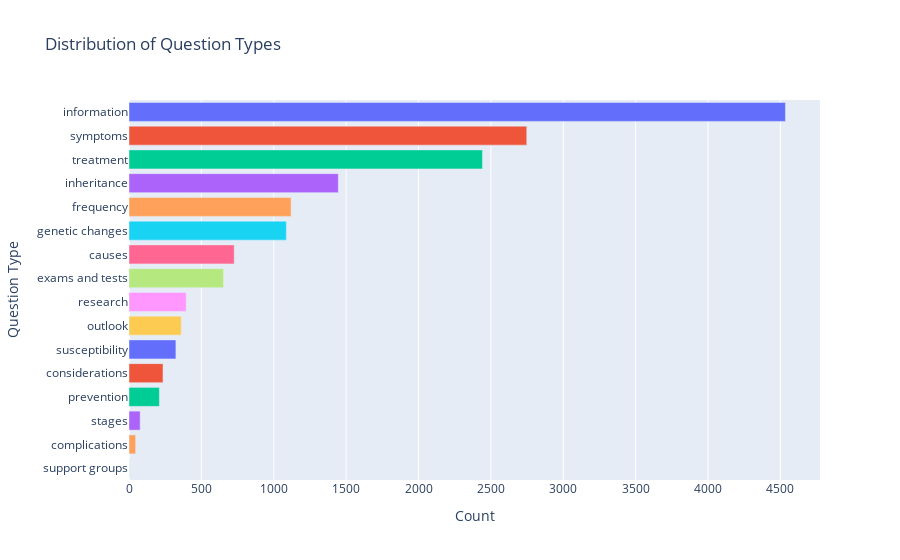

Here is the notebook cell this chart was saved with:
### Code cell
fig = px.bar(
    df["qtype"].value_counts().reset_index(),
    x="count",
    y="qtype",
    orientation="h",
    color="qtype",
    title="Distribution of Question Types",
    labels={"qtype":"Question Type", "count":"Count"}
)
fig.update_layout(showlegend=False)
fig.show()

### Figure 1 — Plotly figure (JSON) as saved in the notebook; plotly's stock layout.template omitted (floating-point values rounded to 4 significant figures)
{"data": [{"hovertemplate": "Question Type=%{y}<br>Count=%{x}<extra></extra>", "legendgroup": "information", "marker": {"color": "#636efa", "pattern": {"shape": ""}}, "name": "information", "orientation": "h", "showlegend": true, "textposition": "auto", "type": "bar", "x": [4535], "xaxis": "x", "y": ["information"], "yaxis": "y"}, {"hovertemplate": "Question Type=%{y}<br>Count=%{x}<extra></extra>", "legendgroup": "symptoms", "marker": {"color": "#EF553B", "pattern": {"shape": ""}}, "name": "symptoms", "orientation": "h", "showlegend": true, "textposition": "auto", "type": "bar", "x": [2748], "xaxis": "x", "y": ["symptoms"], "yaxis": "y"}, {"hovertemplate": "Question Type=%{y}<br>Count=%{x}<extra></extra>", "legendgroup": "treatment", "marker": {"color": "#00cc96", "pattern": {"shape": ""}}, "name": "treatment", "orientation": "h", "showlegend": true, "textposition": "auto", "type": "bar", "x": [2442], "xaxis": "x", "y": ["treatment"], "yaxis": "y"}, {"hovertemplate": "Question Type=%{y}<br>Count=%{x}<extra></extra>", "legendgroup": "inheritance", "marker": {"color": "#ab63fa", "pattern": {"shape": ""}}, "name": "inheritance", "orientation": "h", "showlegend": true, "textposition": "auto", "type": "bar", "x": [1446], "xaxis": "x", "y": ["inheritance"], "yaxis": "y"}, {"hovertemplate": "Question Type=%{y}<br>Count=%{x}<extra></extra>", "legendgroup": "frequency", "marker": {"color": "#FFA15A", "pattern": {"shape": ""}}, "name": "frequency", "orientation": "h", "showlegend": true, "textposition": "auto", "type": "bar", "x": [1120], "xaxis": "x", "y": ["frequency"], "yaxis": "y"}, {"hovertemplate": "Question Type=%{y}<br>Count=%{x}<extra></extra>", "legendgroup": "genetic changes", "marker": {"color": "#19d3f3", "pattern": {"shape": ""}}, "name": "genetic changes", "orientation": "h", "showlegend": true, "textposition": "auto", "type": "bar", "x": [1087], "xaxis": "x", "y": ["genetic changes"], "yaxis": "y"}, {"hovertemplate": "Question Type=%{y}<br>Count=%{x}<extra></extra>", "legendgroup": "causes", "marker": {"color": "#FF6692", "pattern": {"shape": ""}}, "name": "causes", "orientation": "h", "showlegend": true, "textposition": "auto", "type": "bar", "x": [727], "xaxis": "x", "y": ["causes"], "yaxis": "y"}, {"hovertemplate": "Question Type=%{y}<br>Count=%{x}<extra></extra>", "legendgroup": "exams and tests", "marker": {"color": "#B6E880", "pattern": {"shape": ""}}, "name": "exams and tests", "orientation": "h", "showlegend": true, "textposition": "auto", "type": "bar", "x": [653], "xaxis": "x", "y": ["exams and tests"], "yaxis": "y"}, {"hovertemplate": "Question Type=%{y}<br>Count=%{x}<extra></extra>", "legendgroup": "research", "marker": {"color": "#FF97FF", "pattern": {"shape": ""}}, "name": "research", "orientation": "h", "showlegend": true, "textposition": "auto", "type": "bar", "x": [395], "xaxis": "x", "y": ["research"], "yaxis": "y"}, {"hovertemplate": "Question Type=%{y}<br>Count=%{x}<extra></extra>", "legendgroup": "outlook", "marker": {"color": "#FECB52", "pattern": {"shape": ""}}, "name": "outlook", "orientation": "h", "showlegend": true, "textposition": "auto", "type": "bar", "x": [361], "xaxis": "x", "y": ["outlook"], "yaxis": "y"}, {"hovertemplate": "Question Type=%{y}<br>Count=%{x}<extra></extra>", "legendgroup": "susceptibility", "marker": {"color": "#636efa", "pattern": {"shape": ""}}, "name": "susceptibility", "orientation": "h", "showlegend": true, "textposition": "auto", "type": "bar", "x": [324], "xaxis": "x", "y": ["susceptibility"], "yaxis": "y"}, {"hovertemplate": "Question Type=%{y}<br>Count=%{x}<extra></extra>", "legendgroup": "considerations", "marker": {"color": "#EF553B", "pattern": {"shape": ""}}, "name": "considerations", "orientation": "h", "showlegend": true, "textposition": "auto", "type": "bar", "x": [235], "xaxis": "x", "y": ["considerations"], "yaxis": "y"}, {"hovertemplate": "Question Type=%{y}<br>Count=%{x}<extra></extra>", "legendgroup": "prevention", "marker": {"color": "#00cc96", "pattern": {"shape": ""}}, "name": "prevention", "orientation": "h", "showlegend": true, "textposition": "auto", "type": "bar", "x": [210], "xaxis": "x", "y": ["prevention"], "yaxis": "y"}, {"hovertemplate": "Question Type=%{y}<br>Count=%{x}<extra></extra>", "legendgroup": "stages", "marker": {"color": "#ab63fa", "pattern": {"shape": ""}}, "name": "stages", "orientation": "h", "showlegend": true, "textposition": "auto", "type": "bar", "x": [77], "xaxis": "x", "y": ["stages"], "yaxis": "y"}, {"hovertemplate": "Question Type=%{y}<br>Count=%{x}<extra></extra>", "legendgroup": "complications", "marker": {"color": "#FFA15A", "pattern": {"shape": ""}}, "name": "complications", "orientation": "h", "showlegend": true, "textposition": "auto", "type": "bar", "x": [46], "xaxis": "x", "y": ["complications"], "yaxis": "y"}, {"hovertemplate": "Question Type=%{y}<br>Count=%{x}<extra></extra>", "legendgroup": "support groups", "marker": {"color": "#19d3f3", "pattern": {"shape": ""}}, "name": "support groups", "orientation": "h", "showlegend": true, "textposition": "auto", "type": "bar", "x": [1], "xaxis": "x", "y": ["support groups"], "yaxis": "y"}], "layout": {"barmode": "relative", "legend": {"title": {"text": "Question Type"}, "tracegroupgap": 0}, "showlegend": false, "title": {"text": "Distribution of Question Types"}, "xaxis": {"anchor": "y", "domain": [0, 1], "title": {"text": "Count"}}, "yaxis": {"anchor": "x", "categoryarray": ["support groups", "complications", "stages", "prevention", "considerations", "susceptibility", "outlook", "research", "exams and tests", "causes", "genetic changes", "frequency", "inheritance", "treatment", "symptoms", "information"], "categoryorder": "array", "domain": [0, 1], "title": {"text": "Question Type"}}}}
